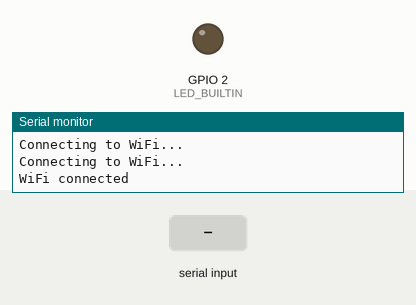
The sketch below on a simulated ESP32. Parts: output pins drawn as LEDs (lit = HIGH), the last lines printed to the serial monitor. The test bench sets the inputs (shaded band). WiFi joins after 1.5 s; servers stay silent unless stated; storage starts empty; EEPROM starts erased.

Above: at 2.7 s.
2.8 s: "start\n" received over Serial
At 3.7 s:
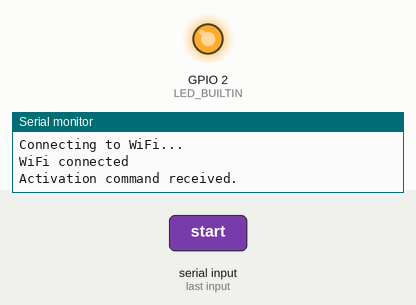
Timing chart, 0 to 19.6 s (numbered marks = the images above; inputs shaded):
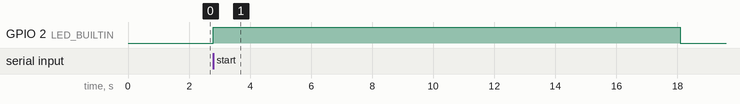

Measured:
- after the input at 2.8 s, GPIO 2 (LED_BUILTIN): LOW → HIGH at once, → LOW 15.3 s later

The sketch:

draft_SD_card.ino
```cpp
#include <WiFi.h>
#include <WiFiClient.h>
#include <Arduino.h>
#include <SPI.h>
#include <SD.h>
#include <Preferences.h>

const char* ssid = "Panda"; // Your WiFi SSID
const char* password = "PulsePioneers1!";
const char* serverAddress = "172.20.10.5"; // IP address of the TCP server
const uint16_t serverPort = 5001; // TCP server port

WiFiClient client;

const int sampleRate = 250; // Sample rate in Hz
const int bufferSize = 7500; // 60 seconds of data at 250 Hz (250 samples/second * 60 seconds)
float buffer[bufferSize]; // Circular buffer to hold data
int bufferIndex = 0; // Current index in the buffer
bool activationFlag = false; // Flag to indicate activation
unsigned long activationTime = 0; // Time of activation
const long preActivationDuration = 15000; // 30 seconds before activation to keep
const long postActivationDuration = 15000; // 30 seconds after activation to collect
unsigned long sampleTime = millis(); // Initialize sample time

Preferences preferences;
unsigned int fileIndex = 0; // File index counter for unique filenames

void setup() {
  Serial.begin(9600);
  preferences.begin("ekg", false); // Open in RW-mode
  fileIndex = preferences.getUInt("fileIndex", 0); // Get the last file index, default to 0

  pinMode(LED_BUILTIN, OUTPUT);
  WiFi.begin(ssid, password);

  if (!SD.begin(5)) {
    Serial.println("Card Mount Failed");
    return;
}
  Serial.println("Initialization done.");


  // Your setup code continues here...

  while (WiFi.status() != WL_CONNECTED) {
    delay(500);
    Serial.println("Connecting to WiFi...");
  }
  Serial.println("WiFi connected");
}

void loop() {
  // Check for serial command for activation
  if (Serial.available() > 0) {
    String command = Serial.readStringUntil('\n');
    if (command == "start" && !activationFlag) {
      activationFlag = true;
      activationTime = millis();
      digitalWrite(LED_BUILTIN, HIGH); // Indicate activation
      Serial.println("Activation command received.");
    }
  }

  // Generate a pulse waveform as the data sample and store in the buffer
  float sample = generatePulseWaveform();
  buffer[bufferIndex] = sample;
  bufferIndex = (bufferIndex + 1) % bufferSize;

  // After activation, wait for additional 30 seconds before sending data
  if (activationFlag && (millis() - activationTime > postActivationDuration)) {
    writeBufferToSDCard();
    sendBufferOverTCP(); // Send data over TCP

    activationFlag = false;
    digitalWrite(LED_BUILTIN, LOW); // Turn off LED after data sending
    Serial.println("Data sent over TCP.");
    bufferIndex = 0; // Reset buffer index for the next activation
  }

  delay(1000 / sampleRate); // Maintain sample rate
}

void sendBufferOverTCP() {
  if (!client.connect(serverAddress, serverPort)) {
    Serial.println("Connection to server failed");
    return;
  }

  Serial.println("Connected to server, sending data...");

  // Calculate the number of bytes to send (each float is 4 bytes)
  int numBytes = bufferSize * sizeof(float);

  // Send the buffer content as binary data
  byte* byteBuffer = (byte*)buffer; // Cast the float buffer to a byte pointer

  int bytesSent = 0; // Track the number of bytes sent
  while (bytesSent < numBytes) {
    // Send the data in chunks to avoid overflowing the device's send buffer
    int chunkSize = min(512, numBytes - bytesSent); // Adjust chunk size as needed
    client.write(&byteBuffer[bytesSent], chunkSize);
    bytesSent += chunkSize;
  }

  client.stop(); // Close the connection
  Serial.println("Data sent over TCP.");
}

void writeBufferToSDCard() {
  // Ensure SD card is initialized only once in setup() and not here to avoid re-initialization issues

  // Generate a unique filename for the data
  String filename = "/ekgData_" + String(fileIndex) + ".bin";

  // Open the file for writing
  File file = SD.open(filename.c_str(), FILE_WRITE);
  if (!file) {
    Serial.println("Failed to open file for writing: " + filename);
    return; // Exit the function if file cannot be opened
  }

  Serial.println("Writing to SD card: " + filename);

  // Attempt to write the entire buffer to the SD card
  size_t bytesWritten = file.write((const byte*)buffer, bufferSize * sizeof(float));

  if (bytesWritten != bufferSize * sizeof(float)) {
    // Not all bytes were written successfully
    Serial.print("Failed to write the entire buffer. Written ");
    Serial.print(bytesWritten);
    Serial.print(" of ");
    Serial.print(bufferSize * sizeof(float));
    Serial.println(" bytes.");
  } else {
    // Success
    Serial.println("All data successfully written to SD card.");
  }

  file.close(); // Make sure to close the file to finalize the write operation

  // Update the file index for the next data write operation
  fileIndex++;
  preferences.putUInt("fileIndex", fileIndex);

  Serial.println("Buffer written to SD card and file closed.");
}


float generatePulseWaveform() {
  // Simulate pulse waveform with a varying sine wave to mimic heartbeats
  unsigned long currentTime = millis();
  float timeSinceStart = (currentTime - sampleTime) / 1000.0; // Time in seconds
  float pulseFrequency = 1.0; // Pulse frequency in Hz, adjust for different heart rates
  // Generate waveform
  float waveform = sin(2 * PI * pulseFrequency * timeSinceStart);
  // Modulate waveform to simulate a pulse
  waveform = waveform * exp(-modf(timeSinceStart, &pulseFrequency) * 4); // Decay factor to simulate pulse shape
  return waveform;
}
```
